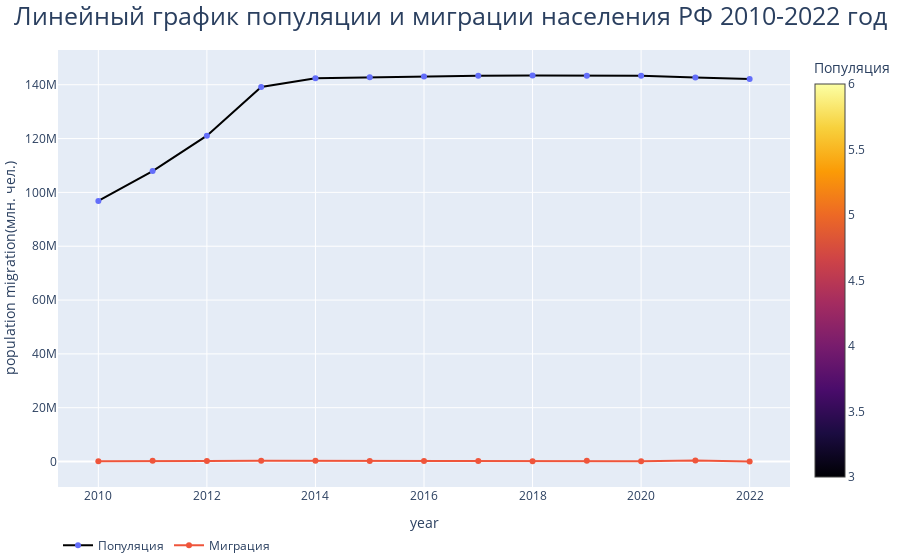

The cell this chart's notebook holds for it:
### Code cell
# -*- coding: utf-8 -*-

"""
Код построения линейного графика Plotly
"""

import pandas as pd
import plotly.graph_objs as go
import time


df = pd.read_csv('data_mun_demography_123_v20240612.csv', sep=';')
df.head()

a = df['year']
b = df['population']
c = df['deaths']
d = df['births']
e = df['migration']

start_time = time.time()
fig = go.Figure()
fig.add_trace(go.Scatter(x=a,
                         y=b,
                         mode='lines+markers',
                         name='Популяция',
                         marker=dict(color=2,
                                     colorbar=dict(title="Популяция", ),
                                     colorscale='Inferno', ),
                         )
              )
fig.add_trace(go.Scatter(x=a,
                         y=e,
                         mode='lines+markers',
                         name='Миграция', ),
              )
fig.update_layout(title='Линейный график популяции и миграции населения РФ 2010-2022 год')
fig.update_layout(xaxis_title=a.name,
                  yaxis_title=b.name + ' ' + e.name + '(млн. чел.)',
                  title={'font': dict(size=25),
                         'x': 0.5, },
                  legend_orientation="h",
                  hovermode='x',
                  )
fig.update_layout(margin=dict(l=0, r=0, t=50, b=0))
fig.update_traces(hoverinfo="all",
                  hovertemplate="Год: %{x}<br>Численность: %{y}",
                  )
stop_time = time.time()
result_time = round(stop_time - start_time, 2)
print(f'Время построения линейного графика PX = {result_time} секунд')
fig.show()

### Figure 1 — Plotly figure (JSON) as saved in the notebook; plotly's stock layout.template omitted (floating-point values rounded to 4 significant figures)
{"data": [{"hoverinfo": "all", "hovertemplate": "Год: %{x}<br>Численность: %{y}", "marker": {"color": 2, "colorbar": {"title": {"text": "Популяция"}}, "colorscale": [[0, "#000004"], [0.1111, "#1b0c41"], [0.2222, "#4a0c6b"], [0.3333, "#781c6d"], [0.4444, "#a52c60"], [0.5556, "#cf4446"], [0.6667, "#ed6925"], [0.7778, "#fb9b06"], [0.8889, "#f7d13d"], [1, "#fcffa4"]]}, "mode": "lines+markers", "name": "Популяция", "type": "scatter", "x": [2010, 2011, 2012, 2013, 2014, 2015, 2016, 2017, 2018, 2019, 2020, 2021, 2022], "y": [96835169, 107915196, 121076849, 139146879, 142418256, 142763919, 143040123, 143332001, 143397127, 143365227, 143325162, 142718676, 142103031]}, {"hoverinfo": "all", "hovertemplate": "Год: %{x}<br>Численность: %{y}", "mode": "lines+markers", "name": "Миграция", "type": "scatter", "x": [2010, 2011, 2012, 2013, 2014, 2015, 2016, 2017, 2018, 2019, 2020, 2021, 2022], "y": [88582, 288555, 215920, 324983, 272014, 213128, 237789, 193544, 110299, 265918, 76256, 399792, 51887]}], "layout": {"hovermode": "x", "legend": {"orientation": "h"}, "margin": {"b": 0, "l": 0, "r": 0, "t": 50}, "title": {"font": {"size": 25}, "text": "Линейный график популяции и миграции населения РФ 2010-2022 год", "x": 0.5}, "xaxis": {"title": {"text": "year"}}, "yaxis": {"title": {"text": "population migration(млн. чел.)"}}}}
